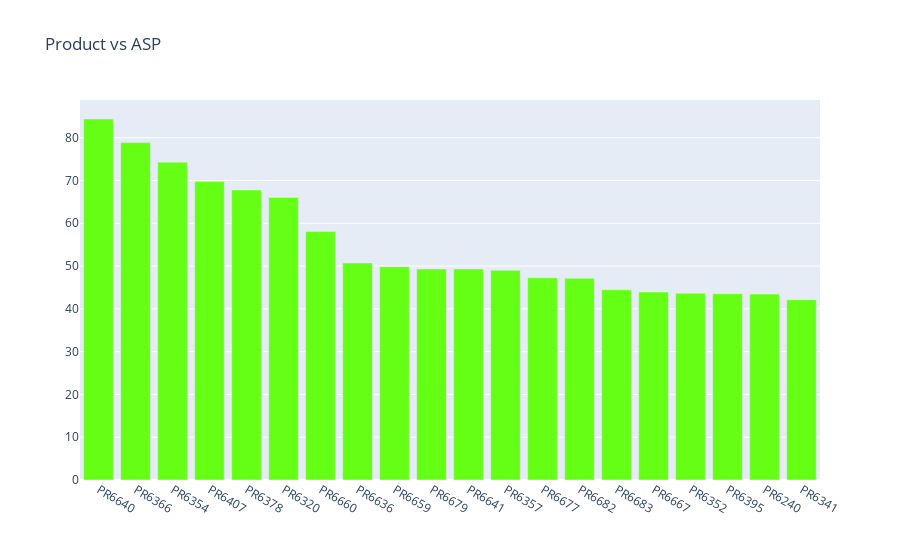

Here is the notebook cell this chart was saved with:
### Code cell
data_plot = [go.Bar(x=d_rev1.index,
                          y=d_rev1.ASP.astype(float),
       marker=dict(
        color='rgb(100,400,20)',# Lava (#CC0E1D)
#         color = 'rgb(200,0,0)'   `
    ))]
layout = go.Layout(title = "Product vs ASP")
fig = go.Figure(data= data_plot, layout=layout)
iplot(fig)

### Figure 1 — Plotly figure (JSON) as saved in the notebook; plotly's stock layout.template omitted (floating-point values rounded to 4 significant figures)
{"data": [{"marker": {"color": "rgb(100,400,20)"}, "type": "bar", "x": ["PR6640", "PR6366", "PR6354", "PR6407", "PR6378", "PR6320", "PR6660", "PR6636", "PR6659", "PR6679", "PR6641", "PR6357", "PR6677", "PR6682", "PR6683", "PR6667", "PR6352", "PR6395", "PR6240", "PR6341"], "y": [84.37, 78.85, 74.28, 69.75, 67.79, 66.05, 58.1, 50.72, 49.87, 49.33, 49.32, 49.0, 47.25, 47.14, 44.48, 43.93, 43.63, 43.53, 43.45, 42.13]}], "layout": {"title": {"text": "Product vs ASP"}}}
